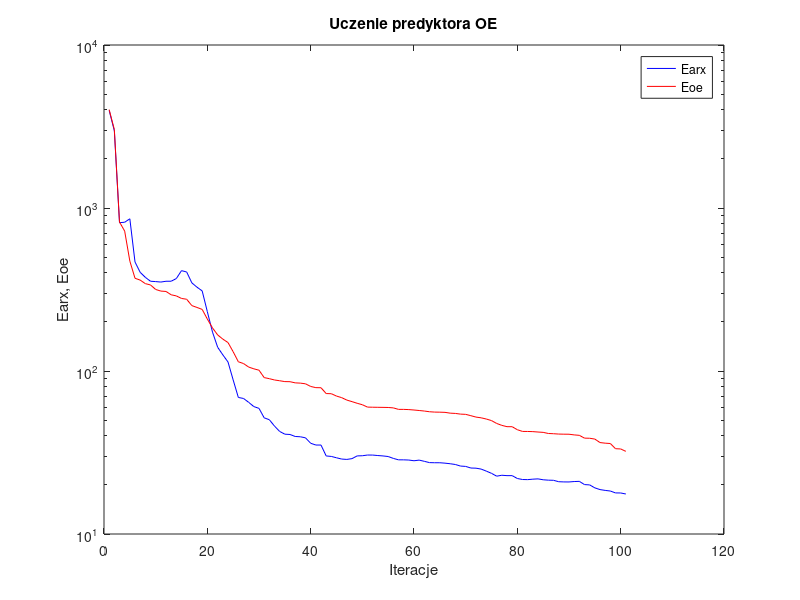
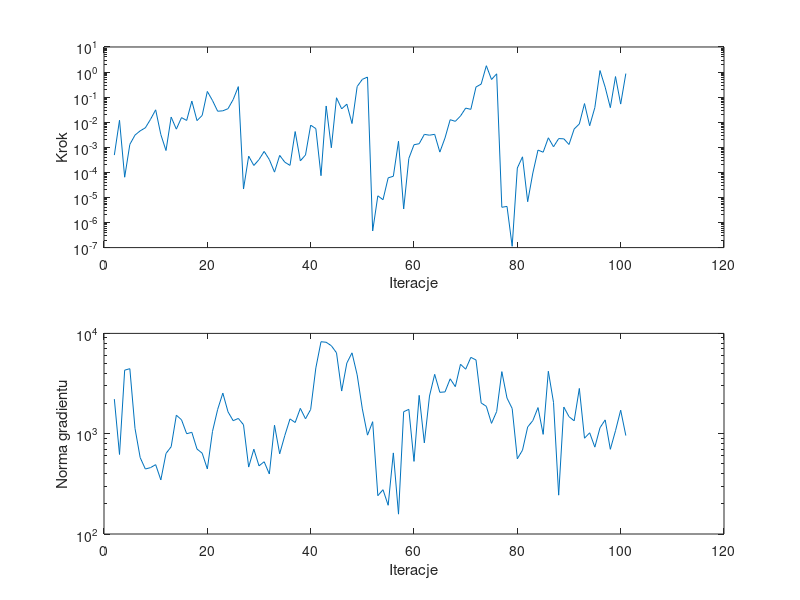

Source code (MATLAB) for these figures, in order:
%uczenie predyktora oe
clear all;
n=0; farx(n+1)=3.967767e+003; foe(n+1)=4.012962e+003; wspucz(n+1)=0.000000e+000; ng(n+1)=0.000000e+000;
%odnowa zmiennej metryki
n=1; farx(n+1)=2.975954e+003; foe(n+1)=3.031224e+003; krok(n+1)=4.898436e-004; ng(n+1)=2.212734e+003;
n=2; farx(n+1)=8.128025e+002; foe(n+1)=8.204442e+002; krok(n+1)=1.196341e-002; ng(n+1)=6.205871e+002;
n=3; farx(n+1)=8.177318e+002; foe(n+1)=7.216497e+002; krok(n+1)=6.408173e-005; ng(n+1)=4.300012e+003;
n=4; farx(n+1)=8.586606e+002; foe(n+1)=4.724822e+002; krok(n+1)=1.303603e-003; ng(n+1)=4.447445e+003;
n=5; farx(n+1)=4.666423e+002; foe(n+1)=3.706589e+002; krok(n+1)=3.065383e-003; ng(n+1)=1.129865e+003;
n=6; farx(n+1)=4.030541e+002; foe(n+1)=3.612124e+002; krok(n+1)=4.522618e-003; ng(n+1)=5.782748e+002;
n=7; farx(n+1)=3.755039e+002; foe(n+1)=3.435507e+002; krok(n+1)=5.967206e-003; ng(n+1)=4.447220e+002;
n=8; farx(n+1)=3.552947e+002; foe(n+1)=3.372639e+002; krok(n+1)=1.299379e-002; ng(n+1)=4.589299e+002;
n=9; farx(n+1)=3.536575e+002; foe(n+1)=3.164322e+002; krok(n+1)=3.118548e-002; ng(n+1)=4.912640e+002;
n=10; farx(n+1)=3.513336e+002; foe(n+1)=3.092464e+002; krok(n+1)=3.213808e-003; ng(n+1)=3.461815e+002;
n=11; farx(n+1)=3.553184e+002; foe(n+1)=3.076507e+002; krok(n+1)=7.432430e-004; ng(n+1)=6.353421e+002;
n=12; farx(n+1)=3.554287e+002; foe(n+1)=2.934822e+002; krok(n+1)=1.603572e-002; ng(n+1)=7.414030e+002;
n=13; farx(n+1)=3.691347e+002; foe(n+1)=2.888653e+002; krok(n+1)=5.294040e-003; ng(n+1)=1.528446e+003;
n=14; farx(n+1)=4.127565e+002; foe(n+1)=2.787047e+002; krok(n+1)=1.526430e-002; ng(n+1)=1.376709e+003;
n=15; farx(n+1)=4.050862e+002; foe(n+1)=2.755471e+002; krok(n+1)=1.175824e-002; ng(n+1)=9.989719e+002;
n=16; farx(n+1)=3.473374e+002; foe(n+1)=2.519207e+002; krok(n+1)=6.963444e-002; ng(n+1)=1.032569e+003;
n=17; farx(n+1)=3.267011e+002; foe(n+1)=2.454028e+002; krok(n+1)=1.158426e-002; ng(n+1)=7.030974e+002;
n=18; farx(n+1)=3.101075e+002; foe(n+1)=2.387388e+002; krok(n+1)=1.859267e-002; ng(n+1)=6.394988e+002;
n=19; farx(n+1)=2.311552e+002; foe(n+1)=2.083249e+002; krok(n+1)=1.687274e-001; ng(n+1)=4.453618e+002;
n=20; farx(n+1)=1.732307e+002; foe(n+1)=1.837961e+002; krok(n+1)=7.326360e-002; ng(n+1)=1.054800e+003;
n=21; farx(n+1)=1.398238e+002; foe(n+1)=1.664286e+002; krok(n+1)=2.741202e-002; ng(n+1)=1.748016e+003;
n=22; farx(n+1)=1.256215e+002; foe(n+1)=1.568837e+002; krok(n+1)=2.847182e-002; ng(n+1)=2.539300e+003;
n=23; farx(n+1)=1.135927e+002; foe(n+1)=1.494580e+002; krok(n+1)=3.459424e-002; ng(n+1)=1.652372e+003;
n=24; farx(n+1)=8.813699e+001; foe(n+1)=1.312485e+002; krok(n+1)=8.003103e-002; ng(n+1)=1.348307e+003;
n=25; farx(n+1)=6.881923e+001; foe(n+1)=1.139311e+002; krok(n+1)=2.625380e-001; ng(n+1)=1.419185e+003;
%odnowa zmiennej metryki
n=26; farx(n+1)=6.785181e+001; foe(n+1)=1.111238e+002; krok(n+1)=2.167257e-005; ng(n+1)=1.228612e+003;
n=27; farx(n+1)=6.424186e+001; foe(n+1)=1.057057e+002; krok(n+1)=4.449379e-004; ng(n+1)=4.647306e+002;
n=28; farx(n+1)=6.049910e+001; foe(n+1)=1.031304e+002; krok(n+1)=1.882222e-004; ng(n+1)=7.007258e+002;
n=29; farx(n+1)=5.898735e+001; foe(n+1)=1.011430e+002; krok(n+1)=3.232817e-004; ng(n+1)=4.780632e+002;
n=30; farx(n+1)=5.162051e+001; foe(n+1)=9.111025e+001; krok(n+1)=6.847610e-004; ng(n+1)=5.253948e+002;
n=31; farx(n+1)=5.024359e+001; foe(n+1)=8.972866e+001; krok(n+1)=3.229906e-004; ng(n+1)=3.963306e+002;
n=32; farx(n+1)=4.592705e+001; foe(n+1)=8.809553e+001; krok(n+1)=1.022356e-004; ng(n+1)=1.215601e+003;
n=33; farx(n+1)=4.257493e+001; foe(n+1)=8.714383e+001; krok(n+1)=4.755968e-004; ng(n+1)=6.300932e+002;
n=34; farx(n+1)=4.096578e+001; foe(n+1)=8.610299e+001; krok(n+1)=2.542757e-004; ng(n+1)=9.611020e+002;
n=35; farx(n+1)=4.079031e+001; foe(n+1)=8.598253e+001; krok(n+1)=1.897438e-004; ng(n+1)=1.403665e+003;
n=36; farx(n+1)=3.965926e+001; foe(n+1)=8.458690e+001; krok(n+1)=4.241720e-003; ng(n+1)=1.293048e+003;
n=37; farx(n+1)=3.949522e+001; foe(n+1)=8.426126e+001; krok(n+1)=2.887783e-004; ng(n+1)=1.789355e+003;
n=38; farx(n+1)=3.890710e+001; foe(n+1)=8.346061e+001; krok(n+1)=4.939936e-004; ng(n+1)=1.407827e+003;
n=39; farx(n+1)=3.603742e+001; foe(n+1)=8.039321e+001; krok(n+1)=7.632150e-003; ng(n+1)=1.745516e+003;
n=40; farx(n+1)=3.514205e+001; foe(n+1)=7.905767e+001; krok(n+1)=5.557598e-003; ng(n+1)=4.524001e+003;
n=41; farx(n+1)=3.513464e+001; foe(n+1)=7.894801e+001; krok(n+1)=7.363092e-005; ng(n+1)=8.258773e+003;
n=42; farx(n+1)=3.012367e+001; foe(n+1)=7.271681e+001; krok(n+1)=4.438543e-002; ng(n+1)=8.157024e+003;
n=43; farx(n+1)=2.991439e+001; foe(n+1)=7.255553e+001; krok(n+1)=9.576184e-004; ng(n+1)=7.534301e+003;
n=44; farx(n+1)=2.935178e+001; foe(n+1)=7.017896e+001; krok(n+1)=9.451019e-002; ng(n+1)=6.405752e+003;
n=45; farx(n+1)=2.882897e+001; foe(n+1)=6.864134e+001; krok(n+1)=3.413297e-002; ng(n+1)=2.661553e+003;
n=46; farx(n+1)=2.868098e+001; foe(n+1)=6.630784e+001; krok(n+1)=5.236098e-002; ng(n+1)=5.059561e+003;
n=47; farx(n+1)=2.899904e+001; foe(n+1)=6.487768e+001; krok(n+1)=8.839546e-003; ng(n+1)=6.398948e+003;
n=48; farx(n+1)=3.014274e+001; foe(n+1)=6.337988e+001; krok(n+1)=2.656312e-001; ng(n+1)=3.857005e+003;
n=49; farx(n+1)=3.020738e+001; foe(n+1)=6.210368e+001; krok(n+1)=5.114147e-001; ng(n+1)=1.766007e+003;
n=50; farx(n+1)=3.051218e+001; foe(n+1)=6.005411e+001; krok(n+1)=6.305900e-001; ng(n+1)=9.676096e+002;
%odnowa zmiennej metryki
n=51; farx(n+1)=3.049652e+001; foe(n+1)=5.995178e+001; krok(n+1)=4.609691e-007; ng(n+1)=1.317448e+003;
n=52; farx(n+1)=3.029613e+001; foe(n+1)=5.987938e+001; krok(n+1)=1.161317e-005; ng(n+1)=2.410499e+002;
n=53; farx(n+1)=3.012496e+001; foe(n+1)=5.982290e+001; krok(n+1)=8.129247e-006; ng(n+1)=2.765033e+002;
n=54; farx(n+1)=2.987932e+001; foe(n+1)=5.973327e+001; krok(n+1)=6.046162e-005; ng(n+1)=1.934503e+002;
n=55; farx(n+1)=2.909354e+001; foe(n+1)=5.939033e+001; krok(n+1)=6.991253e-005; ng(n+1)=6.433748e+002;
n=56; farx(n+1)=2.851207e+001; foe(n+1)=5.815565e+001; krok(n+1)=1.740889e-003; ng(n+1)=1.577229e+002;
n=57; farx(n+1)=2.850750e+001; foe(n+1)=5.814993e+001; krok(n+1)=3.474229e-006; ng(n+1)=1.655862e+003;
n=58; farx(n+1)=2.842707e+001; foe(n+1)=5.797506e+001; krok(n+1)=3.604935e-004; ng(n+1)=1.748160e+003;
n=59; farx(n+1)=2.813894e+001; foe(n+1)=5.763731e+001; krok(n+1)=1.265711e-003; ng(n+1)=5.296122e+002;
n=60; farx(n+1)=2.840210e+001; foe(n+1)=5.723604e+001; krok(n+1)=1.387045e-003; ng(n+1)=2.411854e+003;
n=61; farx(n+1)=2.791710e+001; foe(n+1)=5.680222e+001; krok(n+1)=3.271540e-003; ng(n+1)=8.100590e+002;
n=62; farx(n+1)=2.741272e+001; foe(n+1)=5.624179e+001; krok(n+1)=3.036370e-003; ng(n+1)=2.374848e+003;
n=63; farx(n+1)=2.736602e+001; foe(n+1)=5.596510e+001; krok(n+1)=3.291607e-003; ng(n+1)=3.907245e+003;
n=64; farx(n+1)=2.736214e+001; foe(n+1)=5.590123e+001; krok(n+1)=6.423816e-004; ng(n+1)=2.585339e+003;
n=65; farx(n+1)=2.720487e+001; foe(n+1)=5.575759e+001; krok(n+1)=2.352381e-003; ng(n+1)=2.609684e+003;
n=66; farx(n+1)=2.698273e+001; foe(n+1)=5.513303e+001; krok(n+1)=1.258748e-002; ng(n+1)=3.524809e+003;
n=67; farx(n+1)=2.669503e+001; foe(n+1)=5.492235e+001; krok(n+1)=1.082825e-002; ng(n+1)=2.943865e+003;
n=68; farx(n+1)=2.611184e+001; foe(n+1)=5.438843e+001; krok(n+1)=1.771116e-002; ng(n+1)=4.923797e+003;
n=69; farx(n+1)=2.598260e+001; foe(n+1)=5.420674e+001; krok(n+1)=3.650930e-002; ng(n+1)=4.394358e+003;
n=70; farx(n+1)=2.539733e+001; foe(n+1)=5.319898e+001; krok(n+1)=3.256578e-002; ng(n+1)=5.768225e+003;
n=71; farx(n+1)=2.534317e+001; foe(n+1)=5.215489e+001; krok(n+1)=2.538306e-001; ng(n+1)=5.434788e+003;
n=72; farx(n+1)=2.501761e+001; foe(n+1)=5.161511e+001; krok(n+1)=3.311156e-001; ng(n+1)=2.025735e+003;
n=73; farx(n+1)=2.430662e+001; foe(n+1)=5.073577e+001; krok(n+1)=1.791582e+000; ng(n+1)=1.874058e+003;
n=74; farx(n+1)=2.356071e+001; foe(n+1)=4.964285e+001; krok(n+1)=5.055327e-001; ng(n+1)=1.267655e+003;
n=75; farx(n+1)=2.263505e+001; foe(n+1)=4.766391e+001; krok(n+1)=8.503583e-001; ng(n+1)=1.664991e+003;
%odnowa zmiennej metryki
n=76; farx(n+1)=2.293186e+001; foe(n+1)=4.639148e+001; krok(n+1)=4.053211e-006; ng(n+1)=4.157192e+003;
n=77; farx(n+1)=2.280572e+001; foe(n+1)=4.554595e+001; krok(n+1)=4.393044e-006; ng(n+1)=2.266356e+003;
n=78; farx(n+1)=2.280599e+001; foe(n+1)=4.552676e+001; krok(n+1)=1.124181e-007; ng(n+1)=1.783690e+003;
n=79; farx(n+1)=2.190224e+001; foe(n+1)=4.363013e+001; krok(n+1)=1.489596e-004; ng(n+1)=5.622822e+002;
n=80; farx(n+1)=2.159336e+001; foe(n+1)=4.259186e+001; krok(n+1)=4.168272e-004; ng(n+1)=6.851710e+002;
n=81; farx(n+1)=2.155752e+001; foe(n+1)=4.256510e+001; krok(n+1)=6.754223e-006; ng(n+1)=1.166659e+003;
n=82; farx(n+1)=2.169730e+001; foe(n+1)=4.247347e+001; krok(n+1)=9.404951e-005; ng(n+1)=1.351334e+003;
n=83; farx(n+1)=2.178935e+001; foe(n+1)=4.223246e+001; krok(n+1)=7.740461e-004; ng(n+1)=1.821332e+003;
n=84; farx(n+1)=2.151300e+001; foe(n+1)=4.202831e+001; krok(n+1)=6.369581e-004; ng(n+1)=9.849682e+002;
n=85; farx(n+1)=2.139518e+001; foe(n+1)=4.137255e+001; krok(n+1)=2.391214e-003; ng(n+1)=4.192015e+003;
n=86; farx(n+1)=2.135229e+001; foe(n+1)=4.123135e+001; krok(n+1)=1.046070e-003; ng(n+1)=2.054903e+003;
n=87; farx(n+1)=2.093167e+001; foe(n+1)=4.103397e+001; krok(n+1)=2.223715e-003; ng(n+1)=2.439285e+002;
n=88; farx(n+1)=2.087098e+001; foe(n+1)=4.096312e+001; krok(n+1)=2.176307e-003; ng(n+1)=1.843484e+003;
n=89; farx(n+1)=2.085951e+001; foe(n+1)=4.093731e+001; krok(n+1)=1.291963e-003; ng(n+1)=1.478428e+003;
n=90; farx(n+1)=2.098326e+001; foe(n+1)=4.055198e+001; krok(n+1)=5.355898e-003; ng(n+1)=1.344423e+003;
n=91; farx(n+1)=2.103782e+001; foe(n+1)=4.030104e+001; krok(n+1)=8.534063e-003; ng(n+1)=2.826677e+003;
n=92; farx(n+1)=2.009800e+001; foe(n+1)=3.873879e+001; krok(n+1)=5.536470e-002; ng(n+1)=9.014276e+002;
n=93; farx(n+1)=2.000826e+001; foe(n+1)=3.867475e+001; krok(n+1)=7.242402e-003; ng(n+1)=1.021149e+003;
n=94; farx(n+1)=1.918819e+001; foe(n+1)=3.822594e+001; krok(n+1)=3.832769e-002; ng(n+1)=7.346551e+002;
n=95; farx(n+1)=1.872946e+001; foe(n+1)=3.639024e+001; krok(n+1)=1.147757e+000; ng(n+1)=1.146472e+003;
n=96; farx(n+1)=1.851449e+001; foe(n+1)=3.608132e+001; krok(n+1)=2.495854e-001; ng(n+1)=1.373224e+003;
n=97; farx(n+1)=1.835054e+001; foe(n+1)=3.590174e+001; krok(n+1)=3.809184e-002; ng(n+1)=6.990394e+002;
n=98; farx(n+1)=1.786845e+001; foe(n+1)=3.336467e+001; krok(n+1)=6.614848e-001; ng(n+1)=1.071222e+003;
n=99; farx(n+1)=1.785518e+001; foe(n+1)=3.325014e+001; krok(n+1)=5.286105e-002; ng(n+1)=1.715818e+003;
n=100; farx(n+1)=1.759621e+001; foe(n+1)=3.213577e+001; krok(n+1)=8.704303e-001; ng(n+1)=9.582277e+002;

figure; semilogy(farx,'b'); hold on; semilogy(foe,'r'); xlabel('Iteracje'); ylabel('Earx, Eoe'); legend('Earx','Eoe'); title('Uczenie predyktora OE');
figure; subplot(2,1,1); semilogy(krok); xlabel('Iteracje'); ylabel('Krok');
subplot(2,1,2); semilogy(ng); xlabel('Iteracje'); ylabel('Norma gradientu');
Earx=farx(n+1)
Eoe=foe(n+1)
